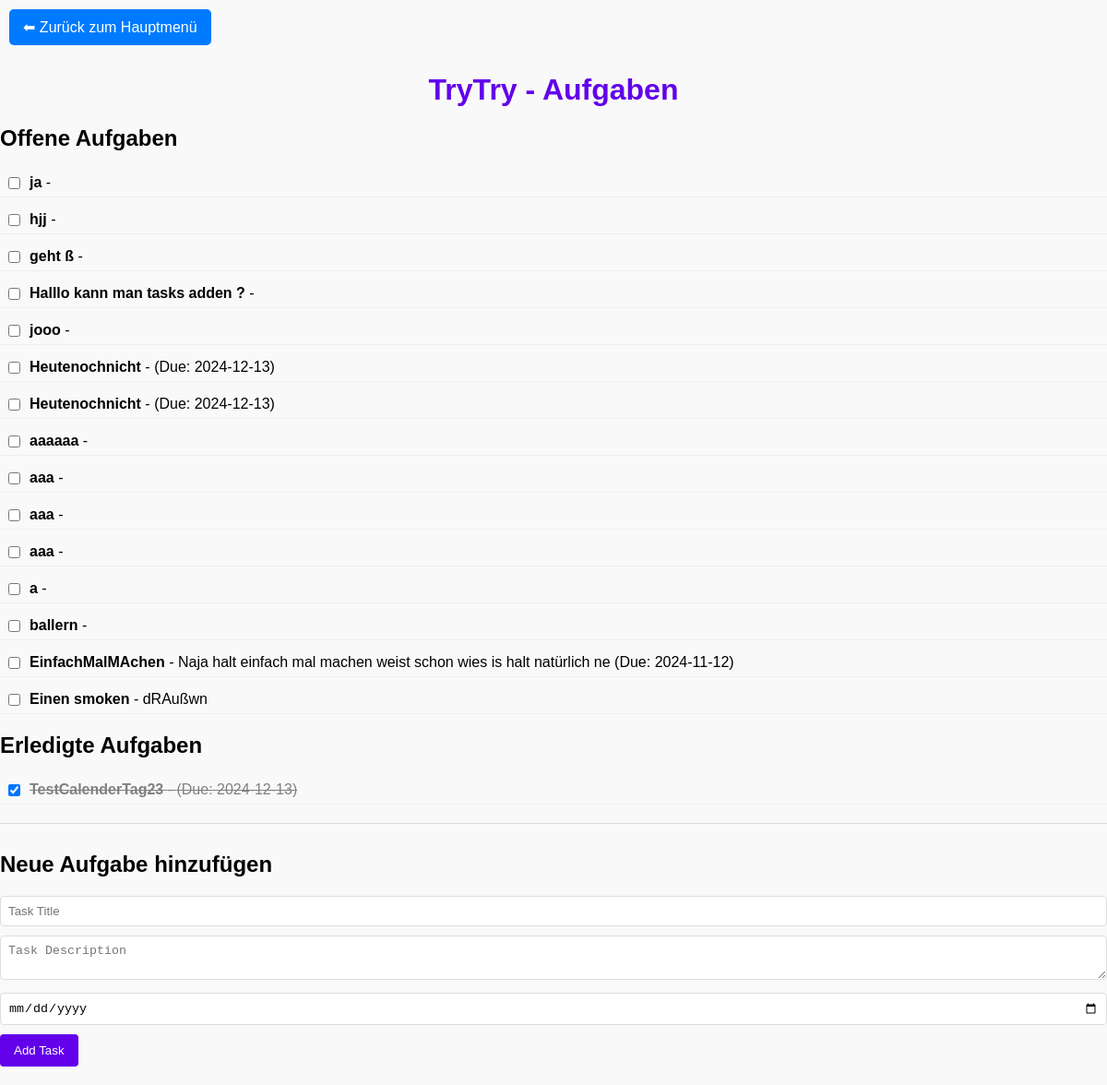
/view_list/TryTry (signed in), run on the app's committed database.
### tables this page shows
CREATE TABLE tasks (
            id INTEGER PRIMARY KEY AUTOINCREMENT,
            list_name TEXT,
            title TEXT,
            description TEXT,
            due_date TEXT,
            completed INTEGER
        , color TEXT DEFAULT "#ffffff", position INTEGER DEFAULT 0, estimated_time INTEGER DEFAULT 30, archived INTEGER DEFAULT 0, user_id INTEGER);

### app.py (the view)
@app.route("/view_list/<list_name>")
@login_required
def view_list(list_name):
    tasks = manager.get_tasks(list_name)
    return render_template("view_lists.html", list_name=list_name, tasks=tasks)

### app.py (called while the page is built)
@login_manager.user_loader
def load_user(user_id):
    return User.get(int(user_id))

### list_manager.py (called while the page is built)
    def get_db_connection(self):
        connection = sqlite3.connect("tasks.db")
        connection.row_factory = sqlite3.Row  # Optional: Access rows like dictionaries
        return connection

    def get_tasks(self, list_name):
        connection = self.get_db_connection()
        cursor = connection.cursor()
        cursor.execute("""
               SELECT id, title, description, due_date, completed
               FROM tasks
               WHERE list_name = ? AND completed = 0 AND user_id = ?
               ORDER BY id DESC
           """, (list_name, current_user.id))
        incomplete_tasks = cursor.fetchall()
        cursor.execute("""
               SELECT id, title, description, due_date, completed
               FROM tasks
               WHERE list_name = ? AND completed = 1 AND user_id = ?
           """, (list_name, current_user.id))
        completed_tasks = cursor.fetchall()
        connection.close()
        return {
            "incomplete": incomplete_tasks,
            "completed": completed_tasks
        }

### user_model.py (called while the page is built)
def get_db_connection():
    conn = sqlite3.connect(DATABASE)
    conn.row_factory = sqlite3.Row
    return conn

    @staticmethod
    def get(user_id):
        conn = get_db_connection()
        cur  = conn.cursor()
        cur.execute(
            "SELECT id, username, password_hash FROM users WHERE id = ?",
            (user_id,)
        )
        row = cur.fetchone()
        conn.close()
        if not row:
            return None
        return User(row["id"], row["username"], row["password_hash"])

### templates/view_lists.html (shortened to what this page needs)
<!DOCTYPE html>
<html lang="de">
<head>
  <link rel="stylesheet" href="{{ url_for('static', filename='styles.css') }}">
</head>
<body>
  <a href="{{ url_for('index') }}" class="back-button">⬅ Zurück zum Hauptmenü</a>
  <h1>{{ list_name }} - Aufgaben</h1>
  <div class="list-container">
    {% if tasks.incomplete %}
      <h2>Offene Aufgaben</h2>
      <ul>
        {% for task in tasks.incomplete %}
          <li class="task-item" data-task-id="{{ task[0] }}">
            <input type="checkbox">
            <div>
              <strong>{{ task[1] }}</strong> - {{ task[2] }}
              {% if task[3] %}
                <span>(Due: {{ task[3] }})</span>
              {% endif %}
            </div>
          </li>
        {% endfor %}
      </ul>
    {% else %}
      <p>Keine offenen Aufgaben vorhanden.</p>
    {% endif %}
    {% if tasks.completed %}
      <h2>Erledigte Aufgaben</h2>
      <ul>
        {% for task in tasks.completed %}
          <li class="task-item" style="text-decoration: line-through; color: gray;" data-task-id="{{ task[0] }}">
            <input type="checkbox" checked>
            <div>
              <strong>{{ task[1] }}</strong> - {{ task[2] }}
              {% if task[3] %}
                <span>(Due: {{ task[3] }})</span>
              {% endif %}
            </div>
          </li>
        {% endfor %}
      </ul>
    {% endif %}
  </div>
  <div class="new-task-form">
    <h2>Neue Aufgabe hinzufügen</h2>
    <form action="{{ url_for('add_task', list_name=list_name) }}" method="POST">
<input type="hidden" name="csrf_token" value="{{ csrf_token() }}">      <input type="text" name="title" placeholder="Task Title" required>
      <textarea name="description" placeholder="Task Description"></textarea>
      <input type="date" name="due_date">
      <button type="submit">Add Task</button>
    </form>
  </div>
</body>
</html>

### static/styles.css (style rules this page uses)
body { font-family: Arial, sans-serif; background-color: #f9f9f9; margin: 0; padding: 0; }
h1 { text-align: center; margin: 20px 0; color: #6200ea; }
ul { list-style: none; padding: 0; }
ul li { margin-bottom: 10px; }
ul li input[type="checkbox"] { margin-right: 10px; }
form { margin-bottom: 20px; display: flex; justify-content: center; gap: 10px; }
form { display: block; margin-top: 10px; }
form input[type="text"], form textarea, form input[type="date"] { width: 100%; padding: 8px; margin-bottom: 10px; border: 1px solid #ddd; border-radius: 4px; box-sizing: border-box; }
form button { background-color: #6200ea; color: white; border: none; padding: 10px 15px; border-radius: 4px; cursor: pointer; }
.back-button { display: inline-block; margin: 10px; padding: 10px 15px; background-color: #007bff; color: white; text-decoration: none; border-radius: 5px; font-size: 16px; }

### templates/view_lists.html (style rules this page uses)
.task-item { display: flex; align-items: center; padding: 5px; border-bottom: 1px solid #eee; }
.task-item input[type="checkbox"] { margin-right: 10px; }
.new-task-form { margin-top: 20px; border-top: 1px solid #ddd; padding-top: 10px; }

### data on the page
tasks: title "ja"
tasks: title "hjj"
tasks: title "geht ß"
tasks: title "Halllo kann man tasks adden ?"
tasks: title "jooo"
tasks: title "Heutenochnicht", due_date "2024-12-13"
tasks: title "Heutenochnicht", due_date "2024-12-13"
tasks: title "aaaaaa"
tasks: title "aaa"
tasks: title "aaa"
tasks: title "aaa"
tasks: title "a"
tasks: title "ballern"
tasks: title "EinfachMalMAchen", description "Naja halt einfach mal machen weist schon wies is halt natürlich ne", due_date "2024-11-12"
tasks: title "Einen smoken", description "dRAußwn"
tasks: title "TestCalenderTag23", due_date "2024-12-13"

### other printed values
{{ list_name }} "TryTry"
